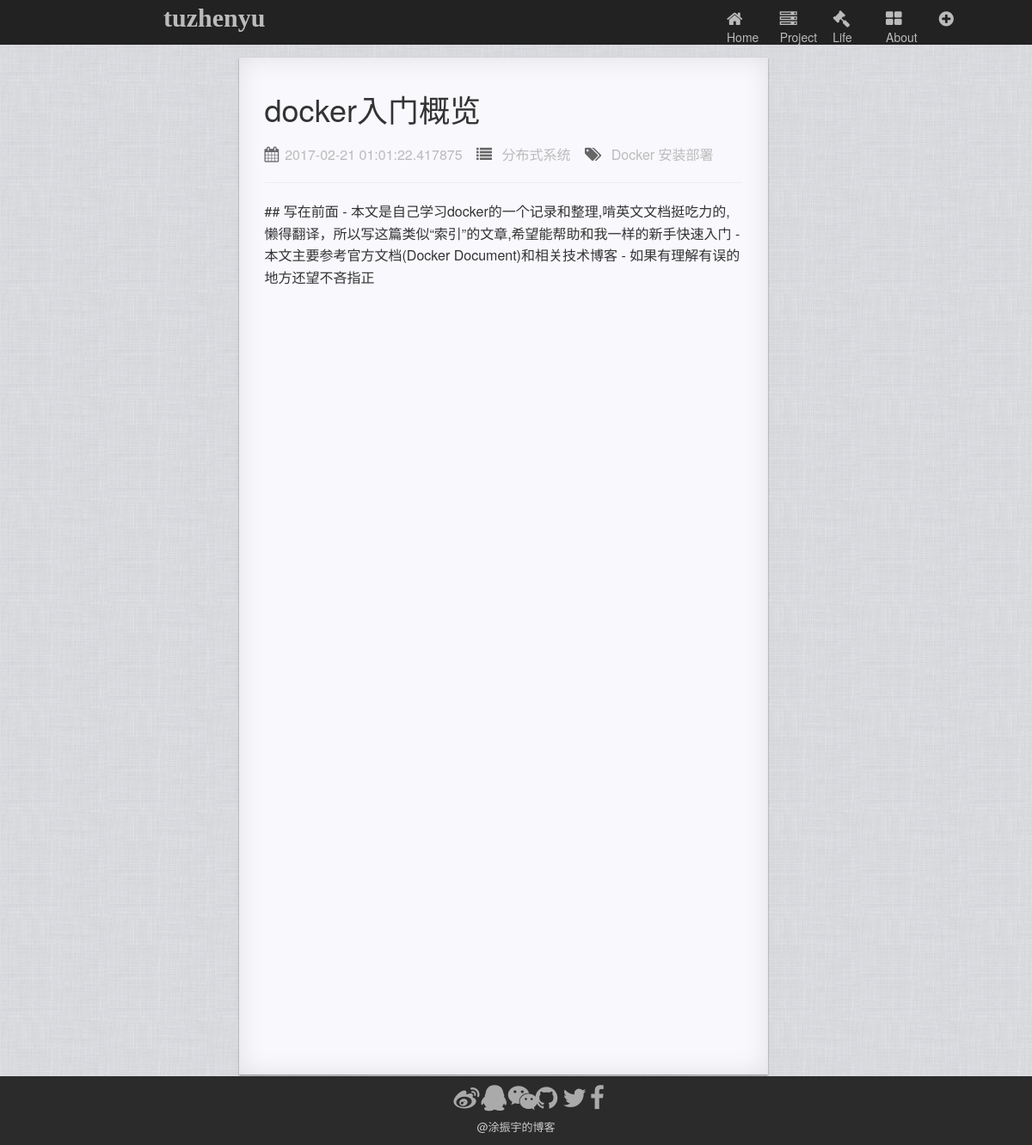
Page /article/6 on the committed database.
### app/models.py (models this page shows)
class Article(db.Model):
    __tablename__ = 'articles'
    id = db.Column(db.Integer, primary_key = True)
    markDownEdit = db.Column(db.Text)
    timestamp = db.Column(db.DateTime,index=True,default=datetime.utcnow)
    title = db.Column(db.String(128))
    category = db.Column(db.String(32))
    tag = db.Column(db.String(32))
    describe = db.Column(db.Text)

### app/views.py (the view)
@app.route('/article/<int:id>')
def article(id):
    article = models.Article.query.get_or_404(id)
    return render_template("article.html",article = article)

### app/templates/article.html
{% extends "base.html" %}
{% block content %}
<div class="wrapper row">
  <div class="col-md-3"></div>
  <div class="col-md-6 row articleShow">
    <h1>{{article.title}}</h1>
    <div class="articleFooter">
      <ul>
        <li><i class="fa fa-calendar fa-1x" aria-hidden="true"></i><span>{{article.timestamp}}</span></li>
        <li><i class="fa fa-list fa-1x" aria-hidden="true"></i><span>{{article.category}}</span></li>
        <li><i class="fa fa-tags fa-1x" aria-hidden="true"></i><span>{{article.tag}}</span></li>
      </ul>
    </div>
    <hr>
    <article class="articleContant">
      <p>{{article.markDownEdit}}</p>
    </article>
  </div>
</div>
{% endblock %}

### app/static/css/style.css (style rules this page uses)
body { width: 100%; height: 100%; }
.articleFooter ul { list-style: none; margin-top: 5px; padding: 0; }
.articleFooter ul li { display: inline-block; color:#666; margin-right: 12px; }
.articleFooter ul li span { color:#bbb; font-size: 16px; }
.articleFooter ul li i { margin-right: 7px; font-size: 18px; }
.articleShow { height: 1183px; padding: 20px 30px; line-height: 1.6; font-size: 16px; background-color: #f8f8fd; box-shadow: 0 1px 2px rgba(0, 0, 0, 0.4), 0 0 30px rgba(10, 10, 0, 0.1) inset; }
.articleShow .articleFooter { margin-top: 20px; }

### rows in the picture
Article: title "docker入门概览", timestamp "2017-02-21 01:01:22.417875", category "分布式系统", tag "Docker 安装部署", markDownEdit "## 写在前面 - 本文是自己学习docker的一个记录和整理,啃英文文档挺吃力的,懒得翻译，所以写这篇类似“索引”的文章,希望能帮助和我一样的新手快速入门 - 本文主要参考官方文档(Docker Document)和相关技术博客 - 如果有理解有误的地方还望不吝指正"
